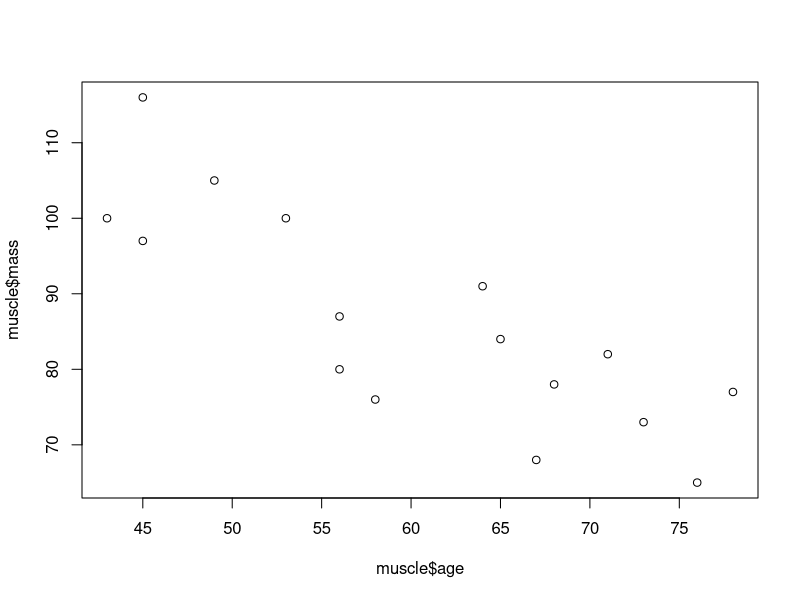
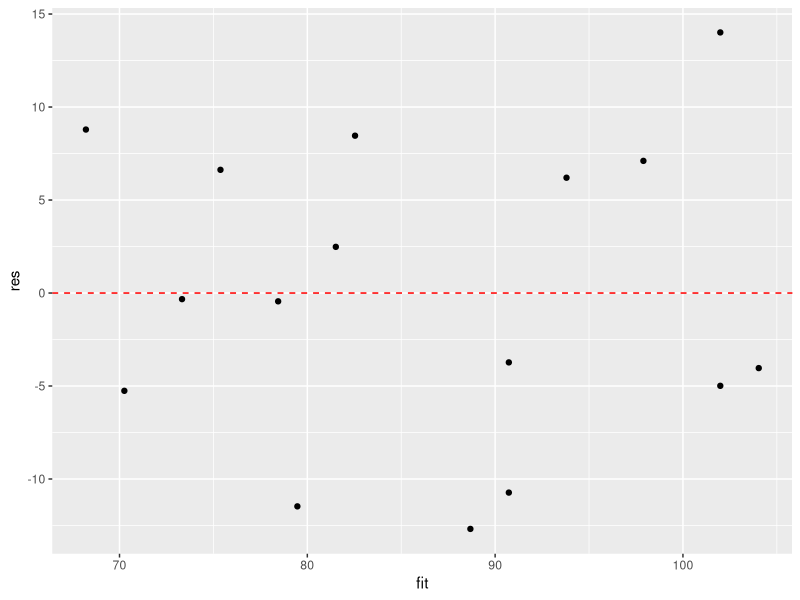
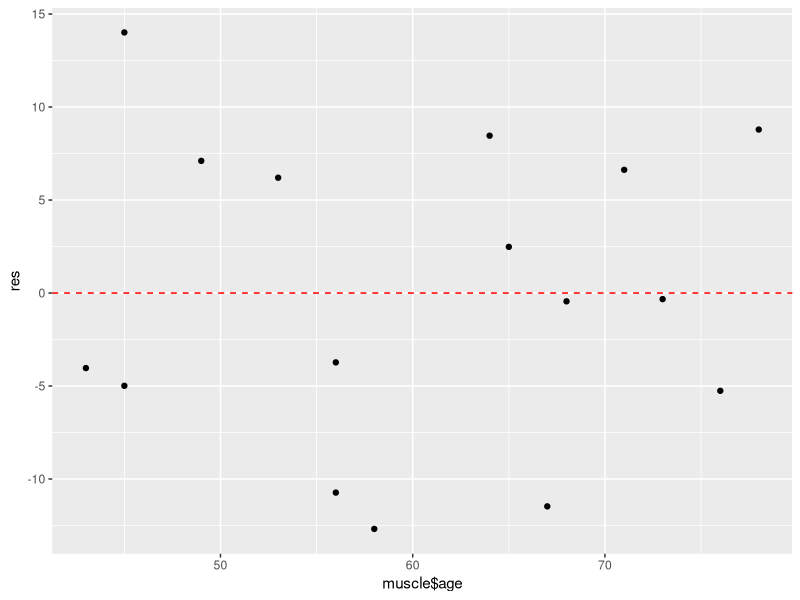
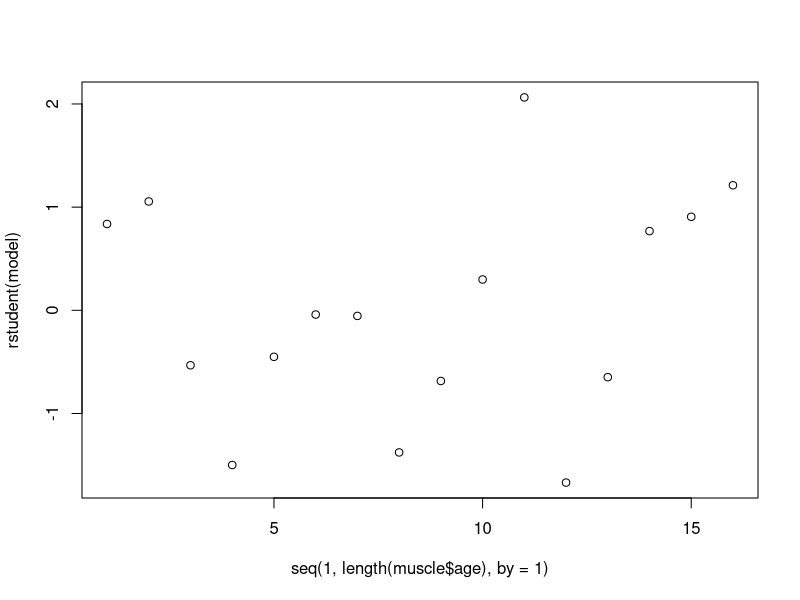
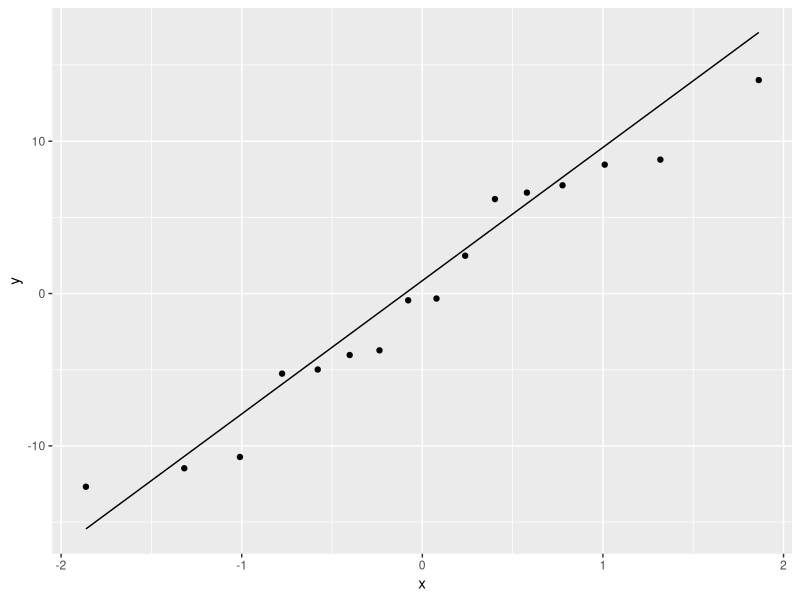
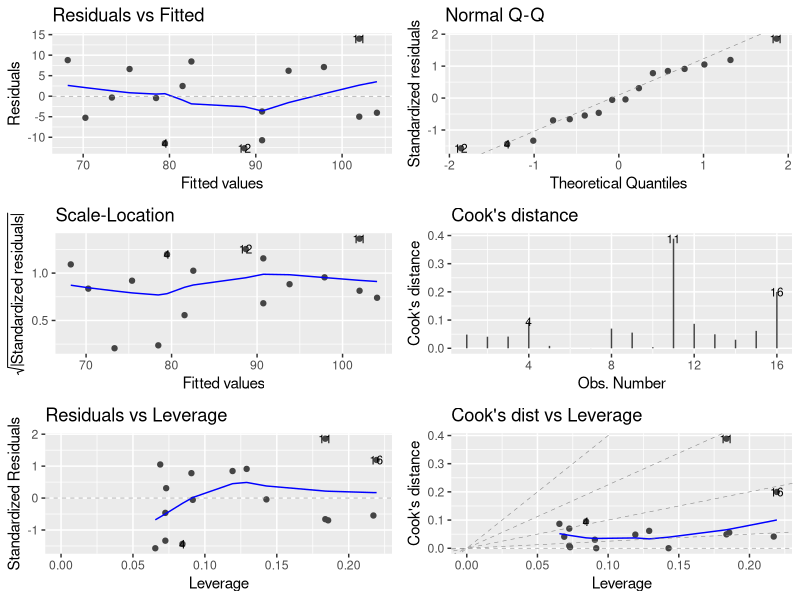

These charts were generated, in order, by the following R code:
## ---- chunk 1
setwd("~/Desktop/Personal_save/Stat_405_Module_14/Lab_14.3")
muscle <- read.table(file="muscle.txt",header=TRUE)
## ---- chunk 2
muscle
plot(x=muscle$age,y=muscle$mass)
cor(x=muscle$age,y=muscle$mass)
## ---- chunk 3
library(ggplot2)
model <- lm(muscle$mass ~ muscle$age) 

res <- resid(model)
fit <- fitted(model)

#Residuals vs. Predicted Response 
ggplot(mapping = aes(x = fit, y = res)) +
    geom_point() +
    geom_hline(yintercept = 0, colour = "red", linetype = "dashed")

#Residuals vs. Predictor 
ggplot(mapping = aes(x = muscle$age, y = res)) +
    geom_point() +
    geom_hline(yintercept = 0, colour = "red", linetype = "dashed")

#Studentized Residuals vs. Predictor observation number 
plot(rstudent(model) ~ seq(1,length(muscle$age),by=1))

#QQ plot of Residuals 
ggplot(mapping = aes(sample = res)) +
    stat_qq() + 
    stat_qq_line()


library(ggfortify)
autoplot(model, which = 1:6, ncol = 2, label.size = 3)
## ---- chunk 4
    model <- lm(mass ~ age, data = muscle) 
    summary(model)
## ---- chunk 5
    predicted_mass <- predict(model, newdata = data.frame(age = 66))
    predicted_mass
## ---- chunk 6
    prediction_40 <- predict(model, newdata = data.frame(age = 40), 
                                    interval = "confidence", 
                                    level = 0.98)

    prediction_40
